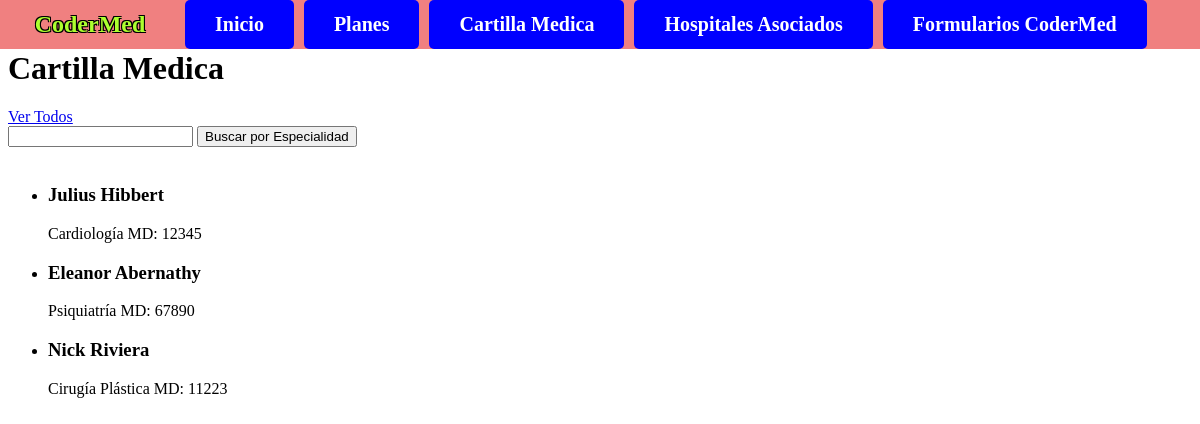
The app's page /os/cartilla/, older data.
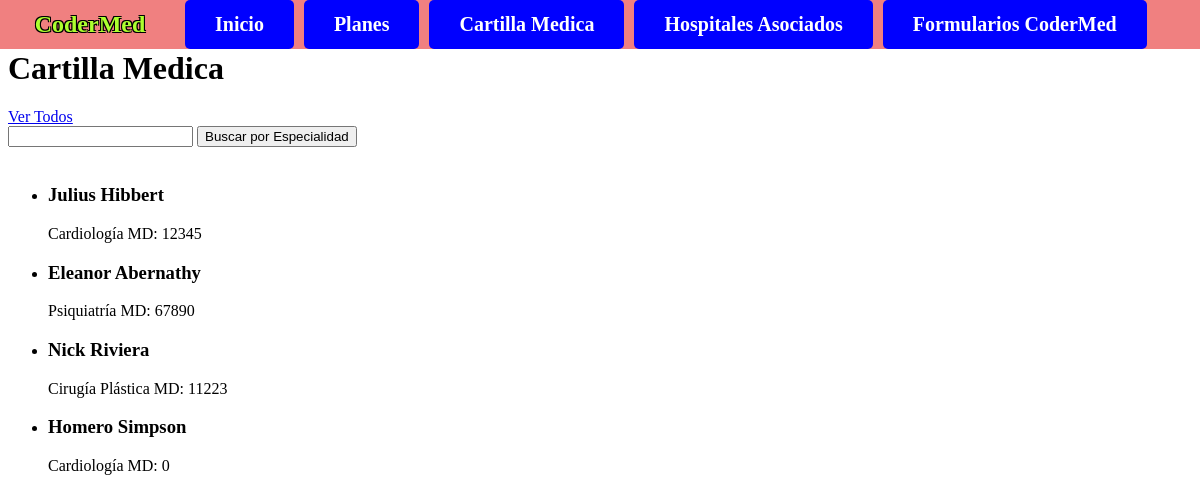
The same page, newer data.
### obra_social/models.py (models this page shows, shortened)
class Especialista(models.Model):
    nombre=models.CharField(max_length=100)
    apellido=models.CharField(max_length=100)
    especialidad=models.CharField(max_length=100)
    matricula=models.IntegerField()

### obra_social/views.py (the view)
# urls.py: path("cartilla/",lista_medicos, name="cartilla"),
def lista_medicos(request):
    contexto = {
        "medicos": Especialista.objects.all()
    }
    http_response = render(
        request=request,
        template_name='obra_social/cartilla.html',
        context=contexto
    )
    return http_response

### obra_social/templates/obra_social/cartilla.html (shortened to what this page needs)
{% extends "base.html" %}
{% block contenido %}
    <h1>Cartilla Medica</h1>
    <a href="{% url 'especialista' %}">Ver Todos</a>
    <br>
    <form action="{% url 'especialista' %}" method="post">
        <input type="text" name="busqueda" value="{{ busqueda_form }}">
        <input type="submit" value="Buscar por Especialidad">
    </form>
    <br>
    <ul>
        {% for medico in medicos %}
            <li>
                <h3>{{ medico.nombre }} {{ medico.apellido }}</h3>
                {{ medico.especialidad }}
                MD: {{ medico.matricula }}
            </li>
        {% endfor %}
    </ul>
{% endblock contenido %}

Row changes from the older to the newer data that the page shows:
added Especialista: nombre "Homero", apellido "Simpson", especialidad "Cardiología", matricula "0"
